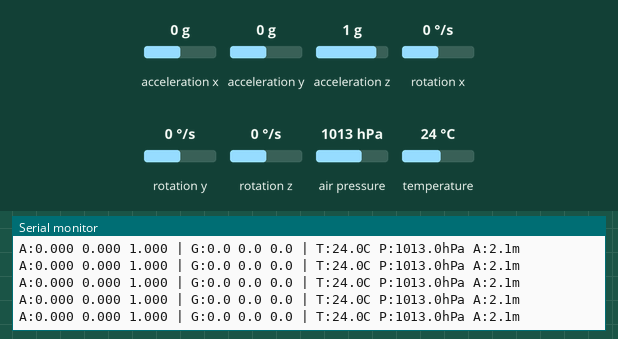
This sketch was run on a simulated ESP32. On the bench: the last lines printed to the serial monitor. Inputs (shaded band) come from the test bench; at power-on: acceleration x 0 g, acceleration y 0 g, acceleration z 1 g, rotation x 0 °/s, rotation y 0 °/s, rotation z 0 °/s, air pressure 1013 hPa, temperature 24 °C.

Above: at 2.2 s.
2.3 s: acceleration x set to -1.4 g
At 2.51 s:
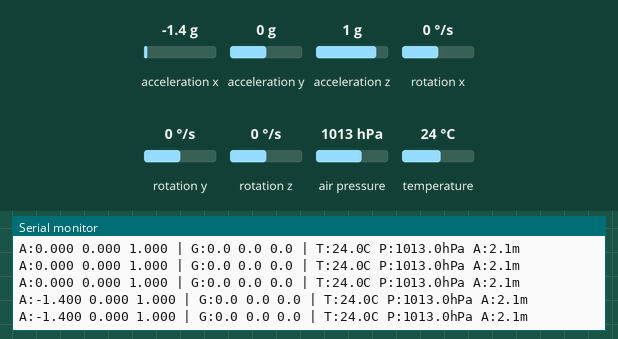
5.3 s: acceleration y set to -1.4 g
At 5.3 s:
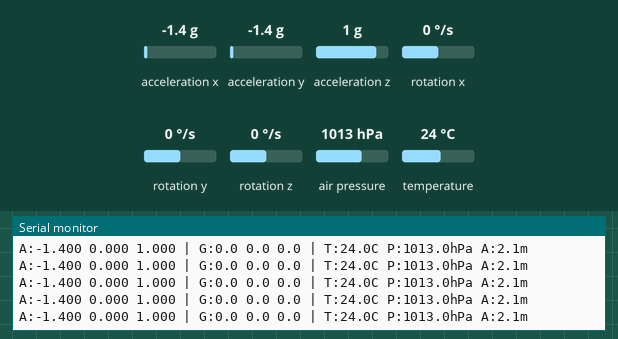
6.8 s: acceleration z set to -1.4 g
At 6.8 s:
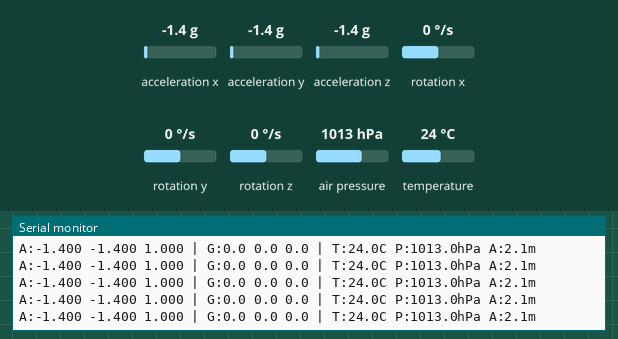
8.3 s: rotation x set to -192 °/s
At 8.31 s:
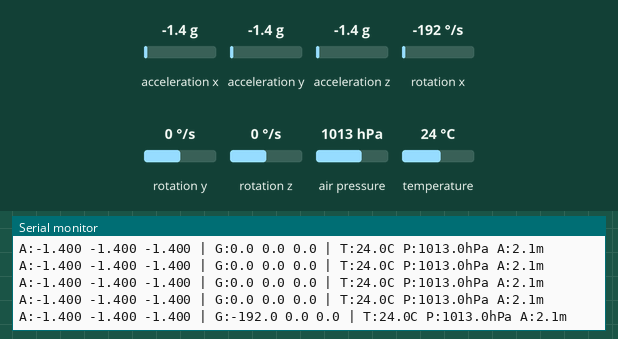
9.8 s: rotation y set to -192 °/s
At 9.81 s:
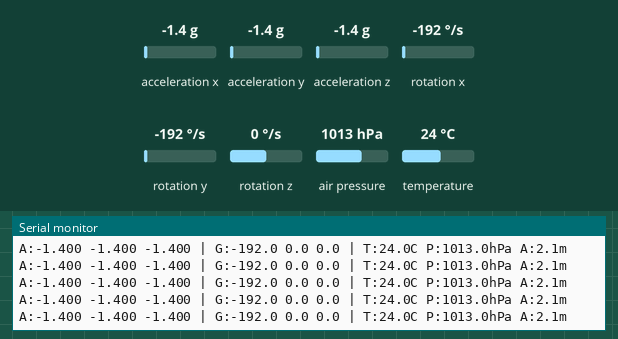

The sketch:

my_test_gy91.ino
```cpp
#include <Wire.h>
#include <MPU9250_asukiaaa.h>
#include <Adafruit_BMP280.h>

// ========== 引脚定义 ==========
// I2C 引脚可以接任意 GPIO，这里用 GPIO17/16 作为示例
#define GY91_SDA  17
#define GY91_SCL  16

// ========== 数据结构 ==========
struct {
  float ax, ay, az;    // 加速度 (g)
  float gx, gy, gz;    // 陀螺仪 (°/s)
  float temp;          // 温度 (°C)
  float press;         // 气压 (hPa)
  float alt;           // 相对高度 (m)
} data;

// ========== 传感器对象 ==========
MPU9250_asukiaaa mpu;
Adafruit_BMP280 bmp;

// ========== 读取传感器 ==========
void readSensors() {
  // 读取加速度
  mpu.accelUpdate();
  data.ax = mpu.accelX();
  data.ay = mpu.accelY();
  data.az = mpu.accelZ();

  // 读取陀螺仪
  mpu.gyroUpdate();
  data.gx = mpu.gyroX();
  data.gy = mpu.gyroY();
  data.gz = mpu.gyroZ();

  // 读取气压和温度
  data.temp = bmp.readTemperature();
  data.press = bmp.readPressure() / 100.0F;  // Pa → hPa
  data.alt = bmp.readAltitude(1013.25F);      // 相对高度
}

// ========== 初始化 ==========
void setup() {
  Serial.begin(115200);
  delay(1000);

  // 1. 启动 I2C 总线
  Wire.begin(GY91_SDA, GY91_SCL);

  // 2. 初始化 MPU-6500
  mpu.setWire(&Wire);
  mpu.beginAccel();
  mpu.beginGyro();
  // 注意：MPU-6500 没有磁力计，不需要 beginMag()

  // 3. 初始化 BMP280
  if (!bmp.begin(0x76)) {
    Serial.println("BMP280 初始化失败！请检查接线");
    while (1);  // 停止运行
  }

  // 4. 配置 BMP280 采样参数
  bmp.setSampling(
    Adafruit_BMP280::MODE_NORMAL,      // 正常工作模式
    Adafruit_BMP280::SAMPLING_X2,      // 温度采样 ×2
    Adafruit_BMP280::SAMPLING_X16,     // 气压采样 ×16
    Adafruit_BMP280::FILTER_X16,       // 滤波系数 ×16
    Adafruit_BMP280::STANDBY_MS_500    // 待机时间 500ms
  );

  Serial.println("GY-91 初始化成功！");
}

// ========== 主循环 ==========
void loop() {
  readSensors();

  Serial.printf("A:%.3f %.3f %.3f | ", data.ax, data.ay, data.az);
  Serial.printf("G:%.1f %.1f %.1f | ", data.gx, data.gy, data.gz);
  Serial.printf("T:%.1fC P:%.1fhPa A:%.1fm\n", data.temp, data.press, data.alt);

  delay(100);
}
```

Measured:
- after the input at 2.3 s, the serial monitor: prints a new line after 0.10 s (image 1)
- after the input at 8.3 s, the serial monitor: prints a new line at once (image 4)
